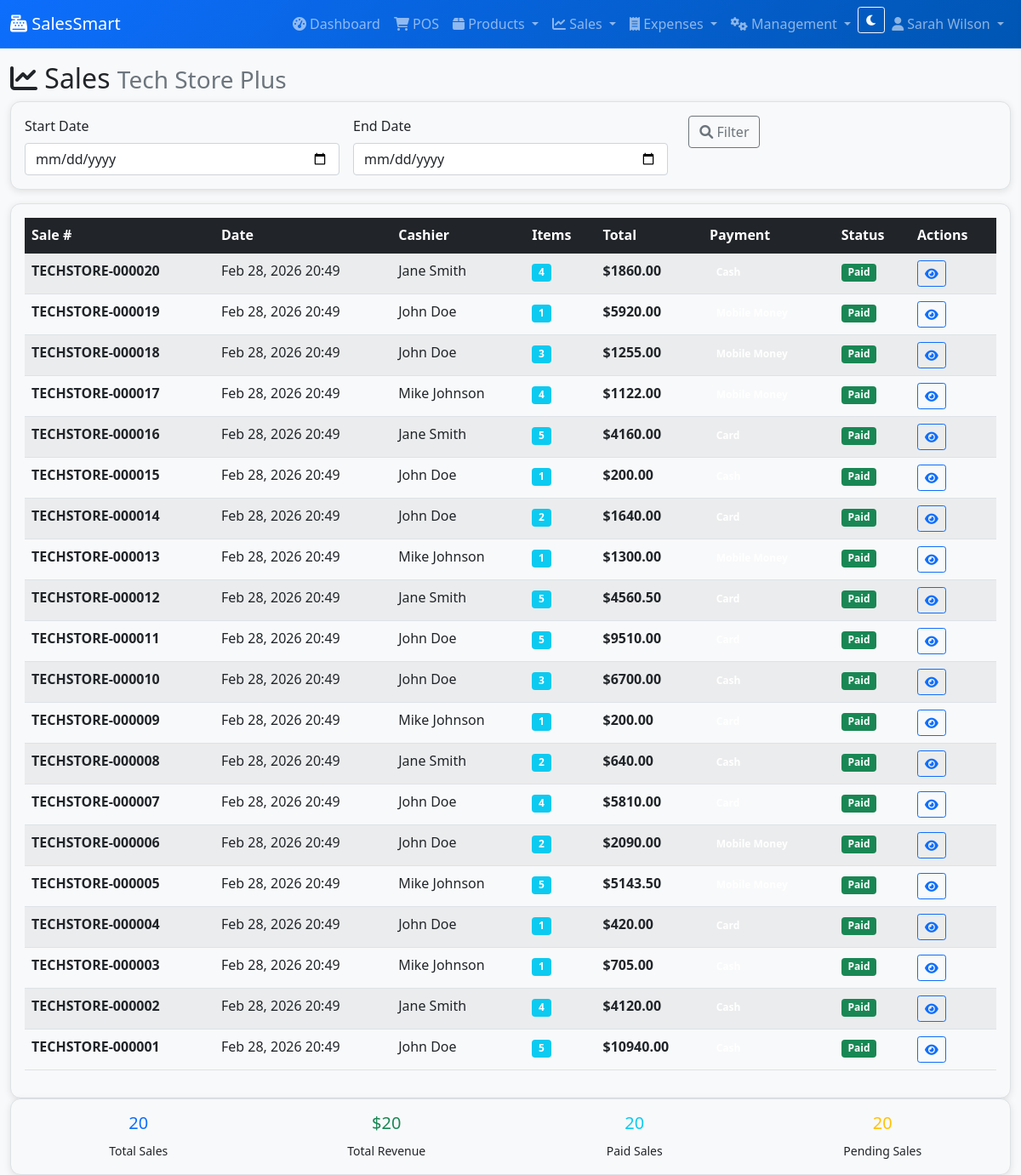
/sales/ (signed in), run on the app's committed database.
### pos/models.py (models this page shows, shortened)
class User(AbstractUser):
    business = models.ForeignKey(Business, on_delete=models.CASCADE, null=True, blank=True)
    role = models.CharField(max_length=20, default='Cashier')  # Admin, Manager, Cashier
    phone = models.CharField(max_length=20, blank=True)
    is_business_admin = models.BooleanField(default=False)
    created_at = models.DateTimeField(auto_now_add=True)
    last_login_business = models.DateTimeField(null=True, blank=True)

class Business(models.Model):
    name = models.CharField(max_length=200)
    subdomain = models.SlugField(unique=True)
    email = models.EmailField()
    phone = models.CharField(max_length=20)
    address = models.TextField()
    logo = models.ImageField(upload_to='business_logos/', blank=True, null=True)
    is_active = models.BooleanField(default=True)
    created_at = models.DateTimeField(auto_now_add=True)
    subscription_plan = models.CharField(max_length=50, default='Basic')  # Basic, Pro, Enterprise
    max_users = models.IntegerField(default=5)
    class Meta:
        verbose_name_plural = "Businesses"

class Sale(models.Model):
    PAYMENT_METHODS = [
        ('Cash', 'Cash'),
        ('Card', 'Card'),
        ('Mobile Money', 'Mobile Money'),
        ('Bank Transfer', 'Bank Transfer'),
    ]
    PAYMENT_STATUS = [
        ('Paid', 'Paid'),
        ('Pending', 'Pending'),
        ('Partial', 'Partial'),
        ('Cancelled', 'Cancelled'),
    ]
    business = models.ForeignKey(Business, on_delete=models.CASCADE)
    sale_number = models.CharField(max_length=50, unique=True)
    cashier = models.ForeignKey(User, on_delete=models.CASCADE)
    subtotal = models.DecimalField(max_digits=10, decimal_places=2)
    tax_amount = models.DecimalField(max_digits=10, decimal_places=2, default=0)
    discount_amount = models.DecimalField(max_digits=10, decimal_places=2, default=0)
    total_amount = models.DecimalField(max_digits=10, decimal_places=2)
    payment_method = models.CharField(max_length=20, choices=PAYMENT_METHODS)
    payment_status = models.CharField(max_length=20, choices=PAYMENT_STATUS, default='Paid')
    notes = models.TextField(blank=True)
    sale_date = models.DateTimeField(auto_now_add=True)
    is_completed = models.BooleanField(default=True)

### pos/views.py (the view)
# urls.py: path('sales/', views.sale_list, name='sale_list'),
@login_required
def sale_list(request):
    if not request.business:
        return redirect('admin/')
    sales = Sale.objects.filter(business=request.business).order_by('-sale_date')
    start_date = request.GET.get('start_date')
    end_date = request.GET.get('end_date')
    if start_date:
        sales = sales.filter(sale_date__date__gte=start_date)
    if end_date:
        sales = sales.filter(sale_date__date__lte=end_date)
    context = {'sales': sales}
    return render(request, 'pos/sale_list.html', context)

### pos/templates/pos/sale_list.html (shortened to what this page needs)
{% extends 'pos/base.html' %}
{% block content %}
<div class="row">
    <div class="col-12">
        <h2>
            <i class="fas fa-chart-line"></i> Sales
            <small class="text-muted">{{ request.business.name }}</small>
        </h2>
    </div>
</div>
<div class="row mb-3">
    <div class="col-md-12">
        <div class="card">
            <div class="card-body">
                <form method="get" class="row g-3">
                    <div class="col-md-4">
                        <label for="start_date" class="form-label">Start Date</label>
                        <input type="date" name="start_date" class="form-control" value="{{ request.GET.start_date }}">
                    </div>
                    <div class="col-md-4">
                        <label for="end_date" class="form-label">End Date</label>
                        <input type="date" name="end_date" class="form-control" value="{{ request.GET.end_date }}">
                    </div>
                    <div class="col-md-4">
                        <label for="submit" class="form-label">&nbsp;</label>
                        <button type="submit" class="btn btn-outline-secondary">
                            <i class="fas fa-search"></i> Filter
                        </button>
                    </div>
                </form>
            </div>
        </div>
    </div>
</div>
<div class="row">
    <div class="col-12">
        <div class="card">
            <div class="card-body">
                <div class="table-responsive">
                    <table class="table table-striped table-hover">
                        <thead class="table-dark">
                            <tr>
                                <th>Sale #</th>
                                <th>Date</th>
                                <th>Cashier</th>
                                <th>Items</th>
                                <th>Total</th>
                                <th>Payment</th>
                                <th>Status</th>
                                <th>Actions</th>
                            </tr>
                        </thead>
                        <tbody>
                            {% for sale in sales %}
                            <tr>
                                <td>
                                    <strong>{{ sale.sale_number }}</strong>
                                </td>
                                <td>{{ sale.sale_date|date:"M d, Y H:i" }}</td>
                                <td>{{ sale.cashier.get_full_name|default:sale.cashier.username }}</td>
                                <td>
                                    <span class="badge bg-info">{{ sale.items.count }}</span>
                                </td>
                                <td>
                                    <strong>${{ sale.total_amount|floatformat:2 }}</strong>
                                </td>
                                <td>
                                    <span class="badge bg-{{ sale.payment_method|lower|cut:' ' }}">{{ sale.payment_method }}</span>
                                </td>
                                <td>
                                    {% if sale.payment_status == 'Paid' %}
                                    <span class="badge bg-success">{{ sale.payment_status }}</span>
                                    {% elif sale.payment_status == 'Pending' %}
                                    <span class="badge bg-warning">{{ sale.payment_status }}</span>
                                    {% else %}
                                    <span class="badge bg-danger">{{ sale.payment_status }}</span>
                                    {% endif %}
                                </td>
                                <td>
                                    <a href="{% url 'pos:sale_detail' sale.id %}" class="btn btn-sm btn-outline-primary">
                                        <i class="fas fa-eye"></i>
                                    </a>
                                </td>
                            </tr>
                            {% endfor %}
                        </tbody>
                    </table>
                </div>
            </div>
        </div>
    </div>
</div>
<div class="row">
    <div class="col-md-12">
        <div class="card">
            <div class="card-body">
                <div class="row">
                    <div class="col-md-3">
                        <div class="text-center">
                            <h5 class="text-primary">{{ sales|length }}</h5>
                            <small>Total Sales</small>
                        </div>
                    </div>
                    <div class="col-md-3">
                        <div class="text-center">
                            <h5 class="text-success">${{ sales|length }}</h5>
                            <small>Total Revenue</small>
                        </div>
                    </div>
                    <div class="col-md-3">
                        <div class="text-center">
                            <h5 class="text-info">{{ sales|length }}</h5>
                            <small>Paid Sales</small>
                        </div>
                    </div>
                    <div class="col-md-3">
                        <div class="text-center">
                            <h5 class="text-warning">{{ sales|length }}</h5>
                            <small>Pending Sales</small>
                        </div>
                    </div>
                </div>
            </div>
        </div>
    </div>
</div>
{% endblock %}

### pos/templates/pos/base.html (shortened to what this page needs)
<!DOCTYPE html>
<html lang="en">
<head>
    <link href="https://cdn.jsdelivr.net/npm/bootstrap@5.1.3/dist/css/bootstrap.min.css" rel="stylesheet">
    <link href="https://cdnjs.cloudflare.com/ajax/libs/font-awesome/6.0.0/css/all.min.css" rel="stylesheet">
</head>
<body>
    {% if user.is_authenticated and request.business %}
    <nav class="navbar navbar-expand-lg navbar-dark bg-primary">
        <div class="container-fluid">
            <a class="navbar-brand" href="{% url 'pos:dashboard' %}">
                <i class="fas fa-cash-register"></i> SalesSmart
            </a>
            <div class="d-none d-lg-flex">
                <ul class="navbar-nav me-auto">
                    <li class="nav-item">
                        <a class="nav-link" href="{% url 'pos:dashboard' %}">
                            <i class="fas fa-tachometer-alt"></i> Dashboard
                        </a>
                    </li>
                    <li class="nav-item">
                        <a class="nav-link" href="{% url 'pos:pos_interface' %}">
                            <i class="fas fa-shopping-cart"></i> POS
                        </a>
                    </li>
                    <li class="nav-item dropdown">
                        <a class="nav-link dropdown-toggle" href="#" id="productsDropdown" role="button" data-bs-toggle="dropdown">
                            <i class="fas fa-box"></i> Products
                        </a>
                    </li>
                    <li class="nav-item dropdown">
                        <a class="nav-link dropdown-toggle" href="#" id="salesDropdown" role="button" data-bs-toggle="dropdown">
                            <i class="fas fa-chart-line"></i> Sales
                        </a>
                    </li>
                    <li class="nav-item dropdown">
                        <a class="nav-link dropdown-toggle" href="#" id="expensesDropdown" role="button" data-bs-toggle="dropdown">
                            <i class="fas fa-receipt"></i> Expenses
                        </a>
                    </li>
                    {% if user.is_business_admin %}
                    <li class="nav-item dropdown">
                        <a class="nav-link dropdown-toggle" href="#" id="managementDropdown" role="button" data-bs-toggle="dropdown">
                            <i class="fas fa-cogs"></i> Management
                        </a>
                    </li>
                    {% endif %}
                </ul>
                <ul class="navbar-nav">
                    <li class="nav-item">
                        <button class="btn btn-outline-light btn-sm" id="darkModeToggle" onclick="toggleDarkMode()">
                            <i class="fas fa-moon" id="darkModeIcon"></i>
                        </button>
                    </li>
                    <li class="nav-item dropdown">
                        <a class="nav-link dropdown-toggle" href="#" id="userDropdown" role="button" data-bs-toggle="dropdown">
                            <i class="fas fa-user"></i> {{ user.get_full_name|default:user.username }}
                        </a>
                    </li>
                </ul>
            </div>
        </div>
    </nav>
    <div class="container-fluid mt-3">
        {% block content %}
        {% endblock %}
    </div>
    {% else %}
        <div class="container">
            {% block login_content %}
            {% endblock %}
        </div>
    {% endif %}
</body>
</html>

### pos/templates/pos/base.html (style rules this page uses)
:root { --bg-primary: #0d6efd; --bg-secondary: #6c757d; --bg-success: #198754; --bg-info: #0dcaf0; --bg-warning: #ffc107; --bg-danger: #dc3545; --bg-light: #f8f9fa; --bg-dark: #212529; --text-primary: #0d6efd; --text-secondary: #6c757d; --text-success: #198754; --text-info: #0dcaf0; --text-warning: #ffc107; --text-danger: #dc3545; --text-light: #f8f9fa; --text-dark: #212529; }
body { font-family: 'Segoe UI', Tahoma, Geneva, Verdana, sans-serif; background-color: var(--bg-light); color: var(--text-dark); transition: background-color 0.3s ease, color 0.3s ease; }
.navbar { background: linear-gradient(135deg, var(--bg-primary), #0056b3); border-bottom: 1px solid rgba(255,255,255,0.1); transition: background-color 0.3s ease, border-color 0.3s ease; }
.card { border: 1px solid #dee2e6; border-radius: 12px; box-shadow: 0 2px 8px rgba(0,0,0,0.1); background-color: var(--bg-light); transition: background-color 0.3s ease, border-color 0.3s ease; }
.form-control { transition: background-color 0.3s ease, border-color 0.3s ease, color 0.3s ease; }
.btn { transition: background-color 0.3s ease, border-color 0.3s ease, color 0.3s ease; }

### data on the page
User: get_full_name "Sarah Wilson"
Business: business.name "Tech Store Plus"
Sale: sale_number "TECHSTORE-000020", sale_date "Feb 28, 2026 20:49", cashier.get_full_name "Jane Smith", items.count "4", total_amount "1860.00", payment_status "Paid"
Sale: sale_number "TECHSTORE-000019", sale_date "Feb 28, 2026 20:49", cashier.get_full_name "John Doe", items.count "1", total_amount "5920.00", payment_status "Paid"
Sale: sale_number "TECHSTORE-000018", sale_date "Feb 28, 2026 20:49", cashier.get_full_name "John Doe", items.count "3", total_amount "1255.00", payment_status "Paid"
Sale: sale_number "TECHSTORE-000017", sale_date "Feb 28, 2026 20:49", cashier.get_full_name "Mike Johnson", items.count "4", total_amount "1122.00", payment_status "Paid"
Sale: sale_number "TECHSTORE-000016", sale_date "Feb 28, 2026 20:49", cashier.get_full_name "Jane Smith", items.count "5", total_amount "4160.00", payment_status "Paid"
Sale: sale_number "TECHSTORE-000015", sale_date "Feb 28, 2026 20:49", cashier.get_full_name "John Doe", items.count "1", total_amount "200.00", payment_status "Paid"
Sale: sale_number "TECHSTORE-000014", sale_date "Feb 28, 2026 20:49", cashier.get_full_name "John Doe", items.count "2", total_amount "1640.00", payment_status "Paid"
Sale: sale_number "TECHSTORE-000013", sale_date "Feb 28, 2026 20:49", cashier.get_full_name "Mike Johnson", items.count "1", total_amount "1300.00", payment_status "Paid"
Sale: sale_number "TECHSTORE-000012", sale_date "Feb 28, 2026 20:49", cashier.get_full_name "Jane Smith", items.count "5", total_amount "4560.50", payment_status "Paid"
Sale: sale_number "TECHSTORE-000011", sale_date "Feb 28, 2026 20:49", cashier.get_full_name "John Doe", items.count "5", total_amount "9510.00", payment_status "Paid"
Sale: sale_number "TECHSTORE-000010", sale_date "Feb 28, 2026 20:49", cashier.get_full_name "John Doe", items.count "3", total_amount "6700.00", payment_status "Paid"
Sale: sale_number "TECHSTORE-000009", sale_date "Feb 28, 2026 20:49", cashier.get_full_name "Mike Johnson", items.count "1", total_amount "200.00", payment_status "Paid"
Sale: sale_number "TECHSTORE-000008", sale_date "Feb 28, 2026 20:49", cashier.get_full_name "Jane Smith", items.count "2", total_amount "640.00", payment_status "Paid"
Sale: sale_number "TECHSTORE-000007", sale_date "Feb 28, 2026 20:49", cashier.get_full_name "John Doe", items.count "4", total_amount "5810.00", payment_status "Paid"
Sale: sale_number "TECHSTORE-000006", sale_date "Feb 28, 2026 20:49", cashier.get_full_name "John Doe", items.count "2", total_amount "2090.00", payment_status "Paid"
Sale: sale_number "TECHSTORE-000005", sale_date "Feb 28, 2026 20:49", cashier.get_full_name "Mike Johnson", items.count "5", total_amount "5143.50", payment_status "Paid"
Sale: sale_number "TECHSTORE-000004", sale_date "Feb 28, 2026 20:49", cashier.get_full_name "John Doe", items.count "1", total_amount "420.00", payment_status "Paid"
Sale: sale_number "TECHSTORE-000003", sale_date "Feb 28, 2026 20:49", cashier.get_full_name "Mike Johnson", items.count "1", total_amount "705.00", payment_status "Paid"
Sale: sale_number "TECHSTORE-000002", sale_date "Feb 28, 2026 20:49", cashier.get_full_name "Jane Smith", items.count "4", total_amount "4120.00", payment_status "Paid"
Sale: sale_number "TECHSTORE-000001", sale_date "Feb 28, 2026 20:49", cashier.get_full_name "John Doe", items.count "5", total_amount "10940.00", payment_status "Paid"

### other printed values
{{ sales|length }} "20"
